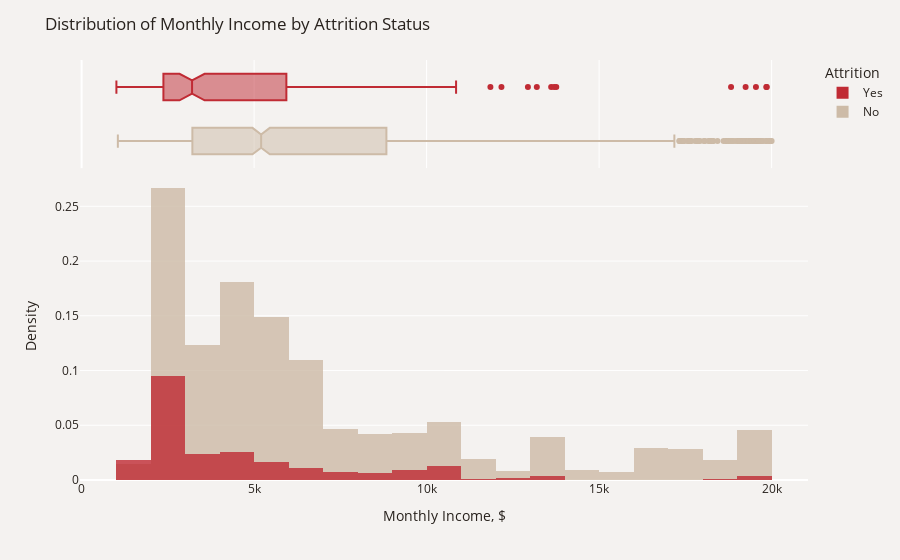

Write notebook code for a chart like this one.
### Code cell
plot_df=data.sort_values(by="Attrition")
fig=px.histogram(plot_df, x='MonthlyIncome', color='Attrition', 
                 opacity=0.8, histnorm='density', barmode='overlay', marginal='box',
                 color_discrete_map={'Yes': '#C02B34','No': '#CDBBA7'})
fig.update_layout(title_text='Distribution of Monthly Income by Attrition Status',
                  xaxis_title='Monthly Income, $', yaxis_title='Density',font_color='#28221D',
                  paper_bgcolor='#F4F2F0', plot_bgcolor='#F4F2F0', legend_traceorder='reversed')
fig.show()

### Figure 1 — Plotly figure (JSON) as saved in the notebook; plotly's stock layout.template omitted (floating-point values rounded to 4 significant figures; data arrays with more than 128 entries replaced by an {"elided": "..."} marker saying what was removed)
{"data": [{"alignmentgroup": "True", "bingroup": "x", "histnorm": "density", "hovertemplate": "Attrition=No<br>MonthlyIncome=%{x}<br>density=%{y}<extra></extra>", "legendgroup": "No", "marker": {"color": "#CDBBA7", "opacity": 0.8, "pattern": {"shape": ""}}, "name": "No", "offsetgroup": "No", "orientation": "v", "showlegend": true, "type": "histogram", "x": {"elided": "1233 int values"}, "xaxis": "x", "yaxis": "y"}, {"alignmentgroup": "True", "hovertemplate": "Attrition=No<br>MonthlyIncome=%{x}<extra></extra>", "legendgroup": "No", "marker": {"color": "#CDBBA7"}, "name": "No", "notched": true, "offsetgroup": "No", "showlegend": false, "type": "box", "x": {"elided": "1233 int values"}, "xaxis": "x2", "yaxis": "y2"}, {"alignmentgroup": "True", "bingroup": "x", "histnorm": "density", "hovertemplate": "Attrition=Yes<br>MonthlyIncome=%{x}<br>density=%{y}<extra></extra>", "legendgroup": "Yes", "marker": {"color": "#C02B34", "opacity": 0.8, "pattern": {"shape": ""}}, "name": "Yes", "offsetgroup": "Yes", "orientation": "v", "showlegend": true, "type": "histogram", "x": {"elided": "237 int values"}, "xaxis": "x", "yaxis": "y"}, {"alignmentgroup": "True", "hovertemplate": "Attrition=Yes<br>MonthlyIncome=%{x}<extra></extra>", "legendgroup": "Yes", "marker": {"color": "#C02B34"}, "name": "Yes", "notched": true, "offsetgroup": "Yes", "showlegend": false, "type": "box", "x": {"elided": "237 int values"}, "xaxis": "x2", "yaxis": "y2"}], "layout": {"autosize": true, "barmode": "overlay", "font": {"color": "#28221D"}, "legend": {"title": {"text": "Attrition"}, "tracegroupgap": 0, "traceorder": "reversed"}, "margin": {"t": 60}, "paper_bgcolor": "#F4F2F0", "plot_bgcolor": "#F4F2F0", "title": {"text": "Distribution of Monthly Income by Attrition Status"}, "xaxis": {"anchor": "y", "autorange": true, "domain": [0, 1], "range": [-46, 21054], "title": {"text": "Monthly Income, $"}, "type": "linear"}, "xaxis2": {"anchor": "y2", "autorange": true, "domain": [0, 1], "matches": "x", "range": [-46, 21054], "showgrid": true, "showticklabels": false, "type": "linear"}, "yaxis": {"anchor": "x", "autorange": true, "domain": [0, 0.7326], "range": [0, 0.2811], "title": {"text": "Density"}}, "yaxis2": {"anchor": "x2", "autorange": true, "domain": [0.7426, 1], "matches": "y2", "range": [-0.5, 1.5], "showgrid": false, "showline": false, "showticklabels": false, "ticks": "", "type": "category"}}}
